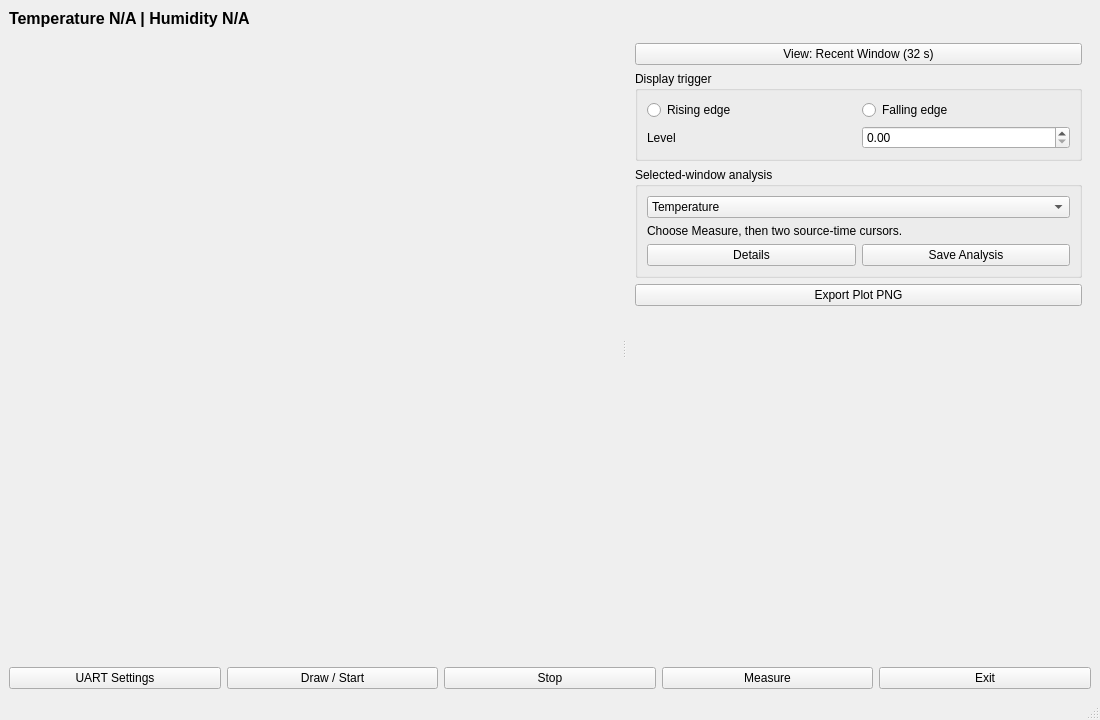
<?xml version="1.0" encoding="UTF-8"?>
<ui version="4.0">
 <class>MainWindow</class>
 <widget class="QMainWindow" name="MainWindow">
  <property name="geometry"><rect><x>0</x><y>0</y><width>1100</width><height>720</height></rect></property>
  <property name="minimumSize"><size><width>720</width><height>480</height></size></property>
  <property name="font"><font><family>Arial</family><pointsize>9</pointsize></font></property>
  <property name="windowTitle"><string>TempHumi</string></property>
  <widget class="QWidget" name="centralwidget">
   <layout class="QVBoxLayout" name="mainLayout" stretch="0,1,0,0">
    <property name="spacing"><number>6</number></property>
    <item><widget class="QLabel" name="lbl_value"><property name="font"><font><pointsize>12</pointsize><bold>true</bold></font></property><property name="text"><string>Temperature N/A | Humidity N/A</string></property><property name="wordWrap"><bool>true</bool></property></widget></item>
    <item>
     <widget class="QSplitter" name="contentSplitter">
      <property name="orientation"><enum>Qt::Horizontal</enum></property>
      <widget class="QCustomPlot" name="customPlot" native="true"><property name="minimumSize"><size><width>300</width><height>240</height></size></property></widget>
       <widget class="QScrollArea" name="sideScroll">
        <property name="minimumSize"><size><width>270</width><height>0</height></size></property>
        <property name="widgetResizable"><bool>true</bool></property>
        <property name="frameShape"><enum>QFrame::NoFrame</enum></property>
        <widget class="QWidget" name="sidePanel">
         <layout class="QVBoxLayout" name="sideLayout">
          <item><layout class="QVBoxLayout" name="statusLayout"/></item>
          <item><widget class="QPushButton" name="btn_mode"><property name="text"><string>View: Recent Window (32 s)</string></property></widget></item>
          <item><widget class="QGroupBox" name="triggerGroup"><property name="title"><string>Display trigger</string></property><layout class="QGridLayout" name="triggerLayout">
           <item row="0" column="0"><widget class="QRadioButton" name="radio_rise"><property name="text"><string>Rising edge</string></property><attribute name="buttonGroup"><string notr="true">buttonGroup</string></attribute></widget></item>
           <item row="0" column="1"><widget class="QRadioButton" name="radio_fall"><property name="text"><string>Falling edge</string></property><attribute name="buttonGroup"><string notr="true">buttonGroup</string></attribute></widget></item>
           <item row="1" column="0"><widget class="QLabel" name="triggerLabel"><property name="text"><string>Level</string></property></widget></item>
           <item row="1" column="1"><widget class="QDoubleSpinBox" name="spin_trigLevel"/></item>
          </layout></widget></item>
          <item><widget class="QGroupBox" name="analysisGroup"><property name="title"><string>Selected-window analysis</string></property><layout class="QVBoxLayout" name="analysisLayout">
           <item><widget class="QComboBox" name="cb_analysisChannel"><item><property name="text"><string>Temperature</string></property></item><item><property name="text"><string>Humidity</string></property></item></widget></item>
           <item><widget class="QLabel" name="lbl_paramResult"><property name="text"><string>Choose Measure, then two source-time cursors.</string></property><property name="wordWrap"><bool>true</bool></property><property name="textInteractionFlags"><set>Qt::TextSelectableByMouse</set></property></widget></item>
           <item><layout class="QHBoxLayout" name="analysisButtons"><item><widget class="QPushButton" name="btn_details"><property name="text"><string>Details</string></property></widget></item><item><widget class="QPushButton" name="btn_saveAnalysis"><property name="text"><string>Save Analysis</string></property></widget></item></layout></item>
          </layout></widget></item>
          <item><widget class="QPushButton" name="btn_exportPlot"><property name="text"><string>Export Plot PNG</string></property></widget></item>
          <item><spacer name="sideSpacer"><property name="orientation"><enum>Qt::Vertical</enum></property><property name="sizeHint" stdset="0"><size><width>20</width><height>0</height></size></property></spacer></item>
         </layout>
        </widget>
       </widget>
     </widget>
    </item>
    <item><layout class="QHBoxLayout" name="inputLayout"/></item>
    <item><layout class="QHBoxLayout" name="horizontalLayout">
     <item><widget class="QPushButton" name="btn_config"><property name="text"><string>UART Settings</string></property></widget></item>
     <item><widget class="QPushButton" name="btn_draw"><property name="text"><string>Draw / Start</string></property></widget></item>
     <item><widget class="QPushButton" name="btn_stop"><property name="text"><string>Stop</string></property></widget></item>
     <item><widget class="QPushButton" name="btn_measure"><property name="text"><string>Measure</string></property></widget></item>
     <item><widget class="QPushButton" name="btn_exit"><property name="text"><string>Exit</string></property></widget></item>
    </layout></item>
   </layout>
  </widget>
  <widget class="QStatusBar" name="statusbar"/>
 </widget>
 <customwidgets><customwidget><class>QCustomPlot</class><extends>QWidget</extends><header location="global">qcustomplot.h</header><container>1</container></customwidget></customwidgets>
 <resources/><connections/><buttongroups><buttongroup name="buttonGroup"/></buttongroups>
</ui>
